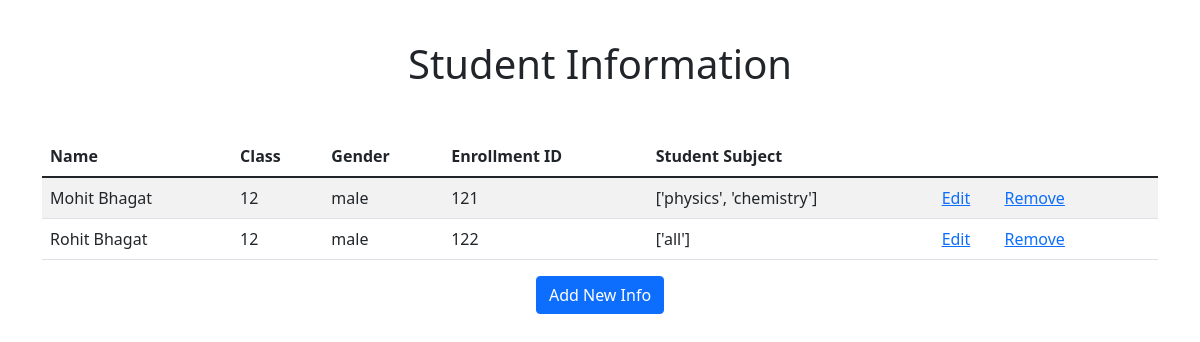
The page / on the database its author committed.
### student/models.py (models this page shows, shortened)
class Student(models.Model):
    student_name = models.CharField(max_length=200)
    student_class = models.CharField(max_length=10)
    student_gender = models.CharField(max_length=20)
    student_enrollment_id = models.IntegerField()
    student_subject = models.CharField(max_length=200,default="All")
    id = models.UUIDField(default=uuid.uuid4, unique=True, primary_key=True, editable=False)

### student/views.py (the view)
# urls.py: path('', views.student_list, name='student-list'),
def student_list(request):
    students = Student.objects.all()
    context = {
        'students': students,
    }
    return render(request, 'list.html', context)

### student/templates/list.html (shortened to what this page needs)
{% extends 'base.html' %}
{% block content %}
    <h1 style="text-align: center; padding-top: 1em; padding-bottom: 1em;">Student Information</h1>
    <table class="table table-striped">
        <thead>
            <tr>
                <th scope="col">Name</th>
                <th scope="col">Class</th>
                <th scope="col">Gender</th>
                <th scope="col">Enrollment ID</th>
                <th scope="col">Student Subject</th>
            </tr>
        </thead>
        <tbody>
            {% for student in students %}
                <tr>
                    <td>{{ student.student_name }}</td>
                    <td>{{ student.student_class }}</td>
                    <td>{{ student.student_gender }}</td>
                    <td>{{ student.student_enrollment_id }}</td>
                    <td>{{ student.student_subject }}</td>
                    <td>
                        <a style="margin-right: 30px;" href="{% url 'edit' student.id%}">Edit</a>
                        <a href="{% url 'delete' student.id%}">Remove</a>
                    </td>
                </tr>
            {% endfor %}
        </tbody>
    </table>
    <div class="text-center">
        <a href="{% url 'create' %}"><button type="button" class="btn btn-primary">Add New Info</button></a>
    </div>
{% endblock content %}

### templates/base.html (shortened to what this page needs)
<!DOCTYPE html>
<html lang="en">
<head>
    <link href="https://cdn.jsdelivr.net/npm/bootstrap@5.1.3/dist/css/bootstrap.min.css" rel="stylesheet">
</head>
<body>
    <div class="container">
        {% block content %}
        {% endblock content %}
    </div>
</body>
</html>

### rows shown on the page
Student: student_name "Mohit Bhagat", student_class "12", student_gender "male", student_enrollment_id "121", student_subject "['physics', 'chemistry']"
Student: student_name "Rohit Bhagat", student_class "12", student_gender "male", student_enrollment_id "122", student_subject "['all']"
